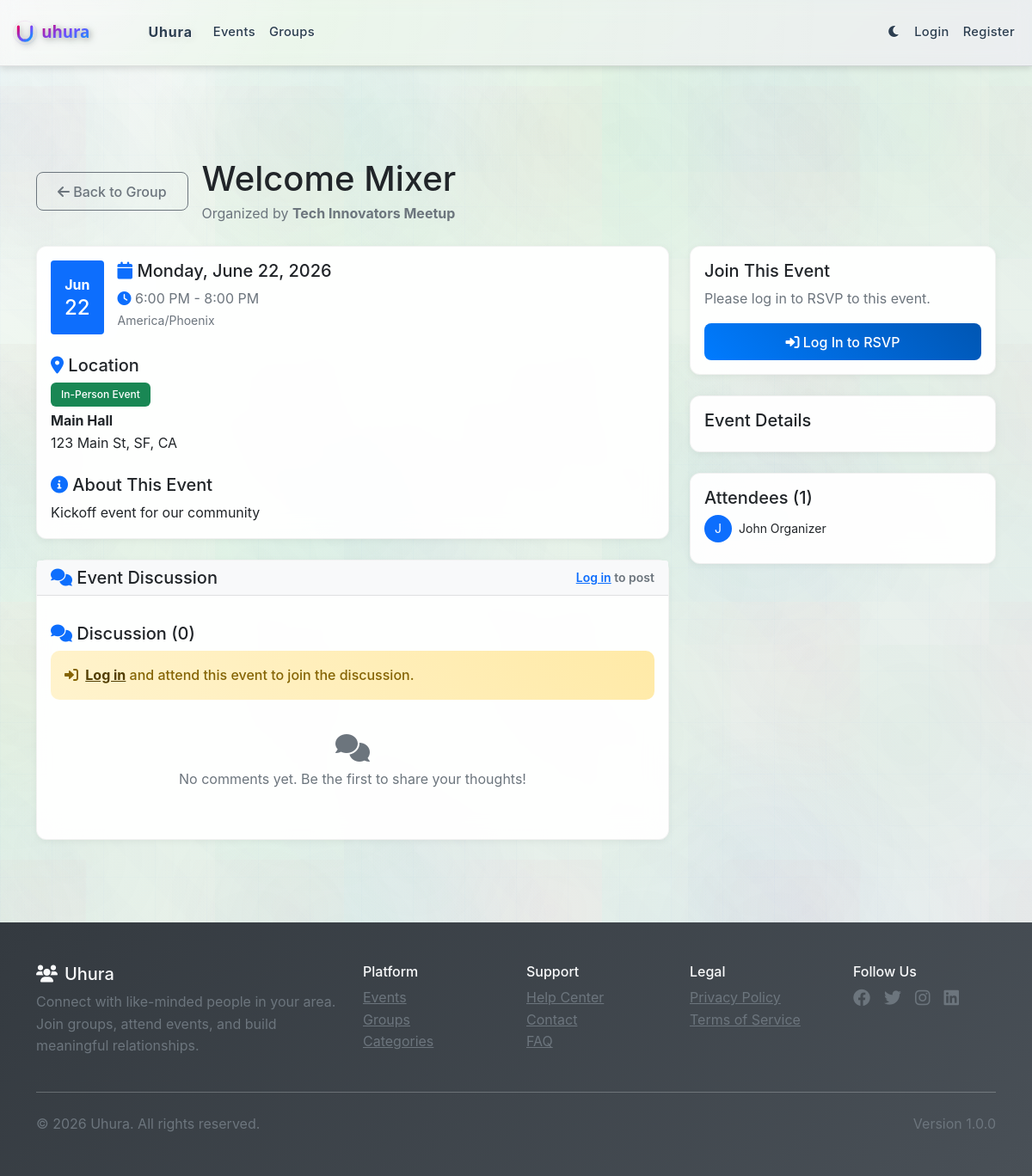
The app's page /event-detail.php?slug=welcome-mixer with its own data.
### tables this page shows
CREATE TABLE IF NOT EXISTS `events` (
  `id` INT UNSIGNED NOT NULL AUTO_INCREMENT,
  `title` VARCHAR(255) NOT NULL,
  `slug` VARCHAR(255) NOT NULL UNIQUE,
  `description` TEXT NULL,
  `group_id` INT UNSIGNED NOT NULL,
  `created_by` INT UNSIGNED NOT NULL,
  `event_date` DATE NOT NULL,
  `start_time` TIME NOT NULL,
  `end_time` TIME NULL,
  `timezone` VARCHAR(64) NOT NULL DEFAULT 'UTC',
  `location_type` ENUM('in_person','online','hybrid') NOT NULL DEFAULT 'in_person',
  `venue_name` VARCHAR(255) NULL,
  `venue_address` VARCHAR(500) NULL,
  `online_link` VARCHAR(500) NULL,
  `max_attendees` INT NULL,
  `registration_deadline` DATETIME NULL,
  `price` DECIMAL(10,2) NOT NULL DEFAULT 0.00,
  `currency` VARCHAR(3) NOT NULL DEFAULT 'USD',
  `cover_image` VARCHAR(255) NULL,
  `tags` JSON NULL,
  `requirements` TEXT NULL,
  `status` ENUM('draft','published','cancelled','completed') NOT NULL DEFAULT 'draft',
  `created_at` TIMESTAMP NULL DEFAULT CURRENT_TIMESTAMP,
  `updated_at` TIMESTAMP NULL DEFAULT CURRENT_TIMESTAMP ON UPDATE CURRENT_TIMESTAMP,
  PRIMARY KEY (`id`),
  KEY `idx_events_slug` (`slug`),
  KEY `idx_events_group` (`group_id`),
  KEY `idx_events_date_time` (`event_date`,`start_time`),
  CONSTRAINT `fk_events_group` FOREIGN KEY (`group_id`) REFERENCES `groups`(`id`) ON DELETE CASCADE,
  CONSTRAINT `fk_events_creator` FOREIGN KEY (`created_by`) REFERENCES `users`(`id`) ON DELETE CASCADE
);

CREATE TABLE IF NOT EXISTS `groups` (
  `id` INT UNSIGNED NOT NULL AUTO_INCREMENT,
  `name` VARCHAR(255) NOT NULL,
  `slug` VARCHAR(255) NOT NULL UNIQUE,
  `description` TEXT NULL,
  `image` VARCHAR(255) NULL,
  `privacy` ENUM('public','private','secret') NOT NULL DEFAULT 'public',
  `category_id` INT UNSIGNED NULL,
  `location_city` VARCHAR(100) NULL,
  `location_state` VARCHAR(100) NULL,
  `location_country` VARCHAR(100) NULL,
  `latitude` DECIMAL(10,8) NULL,
  `longitude` DECIMAL(11,8) NULL,
  `member_count` INT NOT NULL DEFAULT 0,
  `created_by` INT UNSIGNED NOT NULL,
  `status` TINYINT NOT NULL DEFAULT 1,
  `created_at` TIMESTAMP NULL DEFAULT CURRENT_TIMESTAMP,
  `updated_at` TIMESTAMP NULL DEFAULT CURRENT_TIMESTAMP ON UPDATE CURRENT_TIMESTAMP,
  PRIMARY KEY (`id`),
  KEY `idx_groups_slug` (`slug`),
  KEY `idx_groups_created_by` (`created_by`),
  CONSTRAINT `fk_groups_category` FOREIGN KEY (`category_id`) REFERENCES `categories`(`id`) ON DELETE SET NULL,
  CONSTRAINT `fk_groups_created_by` FOREIGN KEY (`created_by`) REFERENCES `users`(`id`) ON DELETE CASCADE
);

CREATE TABLE IF NOT EXISTS `event_attendees` (
  `id` INT UNSIGNED NOT NULL AUTO_INCREMENT,
  `event_id` INT UNSIGNED NOT NULL,
  `user_id` INT UNSIGNED NOT NULL,
  `status` ENUM('going','maybe','not_going','waitlist') NOT NULL DEFAULT 'going',
  `notes` TEXT NULL,
  `registered_at` TIMESTAMP NULL DEFAULT CURRENT_TIMESTAMP,
  PRIMARY KEY (`id`),
  UNIQUE KEY `uq_event_user` (`event_id`,`user_id`),
  KEY `idx_event_attendees_user` (`user_id`),
  CONSTRAINT `fk_event_attendees_event` FOREIGN KEY (`event_id`) REFERENCES `events`(`id`) ON DELETE CASCADE,
  CONSTRAINT `fk_event_attendees_user` FOREIGN KEY (`user_id`) REFERENCES `users`(`id`) ON DELETE CASCADE
);

### event-detail.php (the view, shortened to what the rows shown need)
<?php
require_once ROOT_PATH . '/src/models/Event.php';
$eventModel = new Event();
$slug = $_GET['slug'] ?? '';
$event = $eventModel->getBySlug($slug);
$userId            = $_SESSION['user_id'] ?? null;
$userRsvp          = $userId ? $eventModel->getUserRSVP($event['id'], $userId) : null;
$dt  = new DateTime("{$event['event_date']} {$event['start_time']}");
$attendees = $eventModel->getAttendees($event['id'], 'going');
$pageTitle = htmlspecialchars($event['title']);
require_once __DIR__ . '/src/views/layouts/header.php';
?>
<div class="container mt-4">
    <div class="d-flex align-items-center mb-4">
        <div class="flex-grow-1">
            <h1 class="mb-1"><?= $pageTitle ?></h1>
            <p class="text-muted mb-0">Organized by <strong><?= htmlspecialchars($event['group_name']) ?></strong></p>
        </div>
    </div>
    <div class="row">
        <div class="col-lg-8">
            <div class="card shadow-sm mb-4">
                <div class="card-body">
                    <div class="d-flex mb-4">
                        <div class="p-3 text-white bg-primary rounded text-center me-3">
                            <div class="fw-bold"><?= $dt->format('M') ?></div>
                            <div class="h4 mb-0"><?= $dt->format('d') ?></div>
                        </div>
                        <div>
                            <h5><i class="fas fa-calendar text-primary"></i> <?= $dt->format('l, F j, Y') ?></h5>
                            <p class="text-muted mb-0">
                                <i class="fas fa-clock text-primary"></i>
                                <?= date('g:i A', strtotime($event['start_time'])) ?>
                                <?= $event['end_time'] ? ' - ' . date('g:i A', strtotime($event['end_time'])) : '' ?>
                            </p>
                            <small class="text-muted"><?= htmlspecialchars($event['timezone'] ?? 'America/Phoenix') ?></small>
                        </div>
                    </div>
                    <h5 class="mb-2"><i class="fas fa-map-marker-alt text-primary"></i> Location</h5>
                    <?php
                        $locType = $event['location_type'];
                        $venue   = htmlspecialchars($event['venue_name'] ?? '');
                        $addr    = htmlspecialchars($event['venue_address'] ?? '');
                        $link    = htmlspecialchars($event['online_link'] ?? '');
                    ?>
                    <?php if ($locType === 'online'): ?>
                        <p class="mb-1"><span class="badge bg-info">Online Event</span></p>
                        <?php if ($link && $userRsvp && $userRsvp['status'] === 'going'): ?>
                            <a href="<?= $link ?>" class="btn btn-sm btn-outline-primary" target="_blank"><i class="fas fa-video"></i> Join Online</a>
                        <?php elseif ($link): ?>
                            <p class="text-muted"><i class="fas fa-lock"></i> Online link available to confirmed attendees</p>
                        <?php endif; ?>
                    <?php else: ?>
                        <p class="mb-1"><span class="badge bg-success">In-Person Event</span></p>
                        <p class="mb-0"><strong><?= $venue ?></strong><br><?= $addr ?></p>
                    <?php endif; ?>
                    <?php if (!empty($event['description'])): ?>
                        <div class="mt-4">
                            <h5 class="mb-2"><i class="fas fa-info-circle text-primary"></i> About This Event</h5>
                            <div class="event-description"><?= nl2br(htmlspecialchars($event['description'])) ?></div>
                        </div>
                    <?php endif; ?>
                </div>
            </div>
        </div>
        <div class="col-lg-4">
            <?php if (!empty($attendees)): ?>
                <div class="card shadow-sm">
                    <div class="card-body">
                        <?php foreach (array_slice($attendees, 0, 10) as $a): ?>
                            <div class="d-flex align-items-center mb-2">
                                <div class="bg-primary text-white rounded-circle d-flex align-items-center justify-content-center me-2"
                                     style="width:32px;height:32px;font-size:14px;">
                                    <?= strtoupper(substr($a['name'], 0, 1)) ?>
                                </div>
                                <span class="small"><?= htmlspecialchars($a['name']) ?></span>
                            </div>
                        <?php endforeach; ?>
                    </div>
                </div>
            <?php endif; ?>
        </div>
    </div>
</div>
<?php require_once __DIR__ . '/src/views/layouts/footer.php'; ?>

### records on screen
events: title "Welcome Mixer", group.name "Tech Innovators Meetup", $dt->format('M') "Jun", $dt->format('d') "22", $dt->format('l, F j, Y') "Monday, June 22, 2026", start_time "6:00 PM", end_time "8:00 PM", timezone "America/Phoenix", venue_name "Main Hall", venue_address "123 Main St, SF, CA", description "Kickoff event for our community"
event_attendees: name "J", name "John Organizer"

### other values on screen
APP_NAME "Uhura"
$commentCount "0"
count($attendees) "1"
APP_VERSION "1.0.0"
